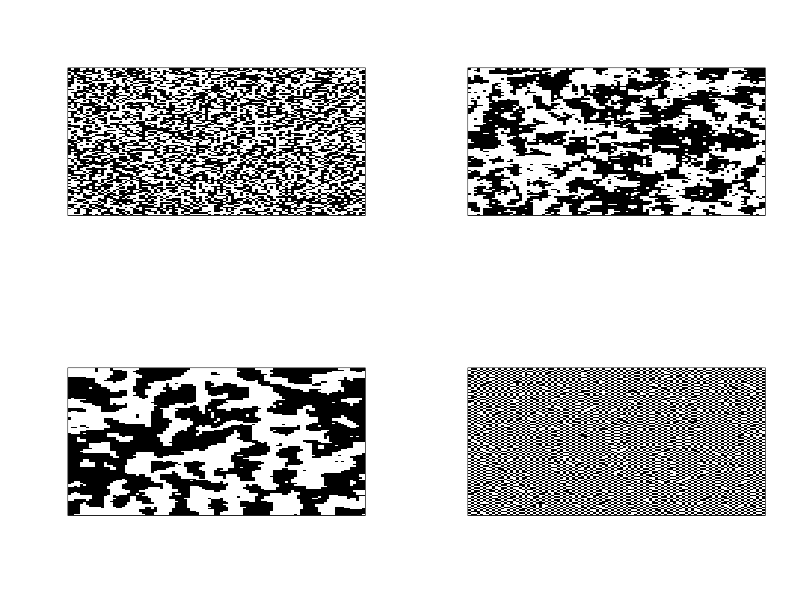

The R script that drew this image:
par(mfrow=c(2,2))
betalist <- c(0,0.441,0.75,-1.5)
for (z in 1:4)
{
  g <- 100
  beta <- betalist[z]
  trials <- 100000
  grid <- matrix(sample(c(-1,1),(g+2)^{2},rep=T), nrow=g+2)
  grid[c(1,g+2),]<- 0
  grid[,c(1,g+2)] <-0
  for (m in 1:trials)
  {
    i <- sample(2:(g+1), 1 )
    j <- sample(2:(g+1),1 )
    deg <- grid[i,j+1]+grid[i,j-1]+grid[i-1,j]+grid[i+1,j]
    p <- 1/(1 + exp(-beta*2*deg))
    if (runif(1) < p) grid[i,j] <- 1 else grid[i,j] <- -1
  }
  final <- grid[2:(g+1),2:(g+1)]
  image(final, yaxt="n", xaxt="n", col=c(0,1))
}


